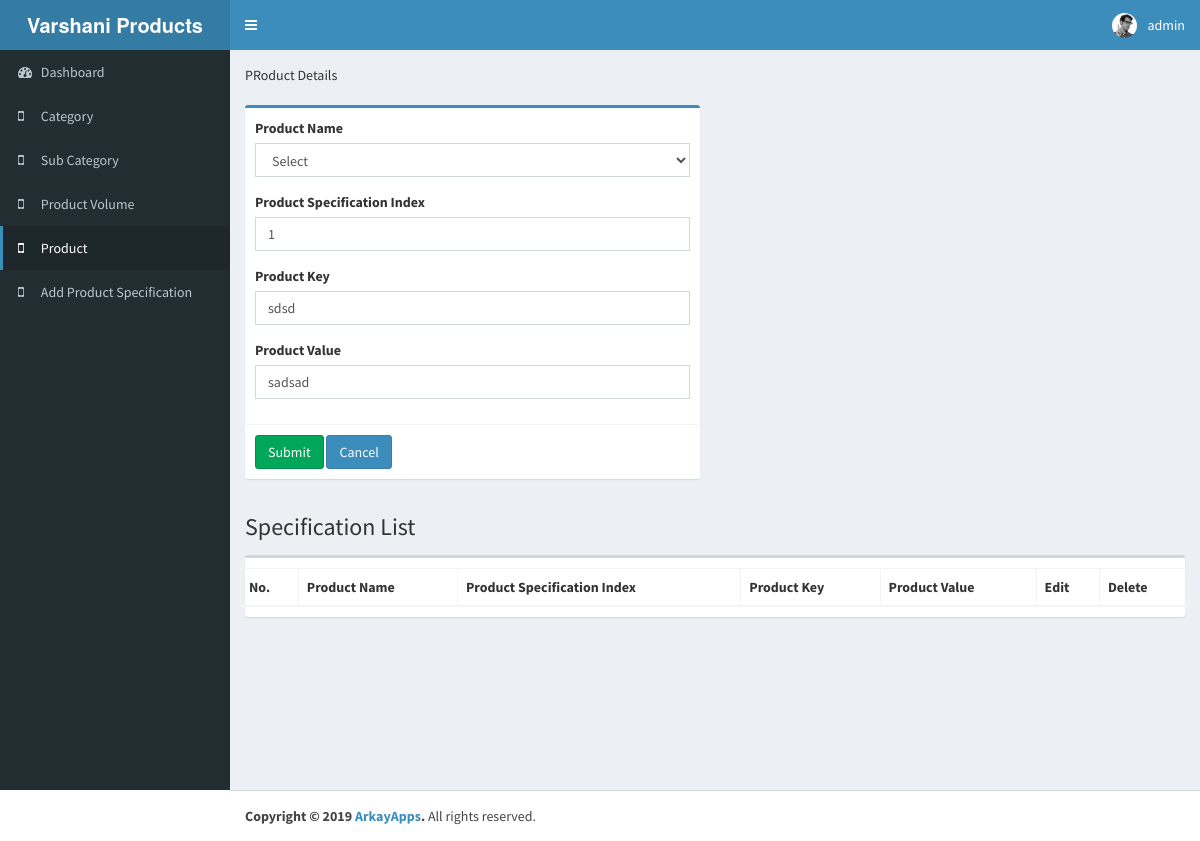
/add_specification.php?id=5 (signed in), run on the app's committed database.
### tables this page shows
CREATE TABLE `product_specification` (
  `ProSpeID` int(11) NOT NULL,
  `ProID` int(11) NOT NULL,
  `ProSpeIndex` int(11) NOT NULL,
  `ProKey` varchar(50) NOT NULL,
  `ProValue` text NOT NULL
);

### include/config.php (called while the page is built, shortened)
<?php
class DbConnect {
    public $link;
    function __construct() {
        $DatabHost = ENVOIRNMENT == 'local' ? LOCAL_DB_SERVER : DB_SERVER;
        $DatabUser = ENVOIRNMENT == 'local' ? LOCAL_DB_SERVER_USERNAME : DB_SERVER_USERNAME;
        $DatabPassword = ENVOIRNMENT == 'local' ? LOCAL_DB_SERVER_PASSWORD : DB_SERVER_PASSWORD;
        $DatabName = ENVOIRNMENT == 'local' ? LOCAL_DB_DATABASE : DB_DATABASE;
        $this->link = @mysqli_connect($DatabHost, $DatabUser, $DatabPassword, $DatabName);
    }
    function QueryGetRow($sql) {
        $sql = trim($sql);
        $result = mysqli_query($this->link, $sql);
        $row = mysqli_fetch_assoc($result);
        return $row;
    }
}
$dbc = new DbConnect();

### add_specification.php (the view, shortened to what this page needs)
<?php
include('include/header.php');
include('include/left.php');
$temp_id = $_GET['id'];
if (isset($_GET['id']) && $_GET['id'] != '') {
    $query = "SELECT * FROM product_specification WHERE ProSpeID=" . $_GET['id'] . "";
    $row = $dbc->QueryGetRow($query);
}
?>
    <div class="content-wrapper">
        <section class="content-header">
            PRoduct Details
        </section>
        <br>
        <div class="row">
            <div class="col-md-12">
                <div class="col-md-6">
                    <div class="box box-primary">
                        <form role="form" id="property_form" method="post" enctype="multipart/form-data">
                            <div class="box-body">
                                <div class="form-group">
                                    <label for="product_name">Product Name</label>
                                    <select class="form-control" name="product_name" id="product_name" >
                                        <option value="">Select</option>
                                    </select>
                                </div>
                                <div class="form-group">
                                    <label for="spe_index">Product Specification Index</label>
                                    <input type="number" class="form-control" name="spe_index" id="spe_index" value="<?php if($temp_id != '') { echo $row['ProSpeIndex']; }?>" >
                                </div>
                                <div class="form-group">
                                    <label for="product_key">Product Key</label>
                                    <input type="text" class="form-control" name="product_key" id="product_key" value="<?php if($temp_id != '') { echo $row['ProKey']; }?>"  >
                                </div>
                                <div class="form-group">
                                    <label for="product_value">Product Value</label>
                                    <input type="text" class="form-control" name="product_value" id="product_value" value="<?php if($temp_id != '') { echo $row['ProValue']; }?>" >
                                </div>
                            </div>
                            <div class="box-footer">
                                <button type="submit" class="btn btn-success" name="submit" id="submit">Submit</button>
                                <a href="product.php" class="btn btn-primary">Cancel</a>
                            </div>
                        </form>
                    </div>
                </div>
            </div>
        </div>
            <section class="content-header">
                <h1>Specification List</h1>
            </section>
            <div class="content">
                <div class="row">
                    <div class="col-xs-12">
                        <div class="box">
                            <div class="row" id="show_product">
                            <form role="form" id="category_form" method="post" enctype="multipart/form-data">
                                <div class="box-body">
                                    <table id="example2" class="table table-bordered table-striped">
                                        <thead>
                                        <tr>
                                            <th>No.</th>
                                            <th>Product Name</th>
                                            <th>Product Specification Index</th>
                                            <th>Product Key</th>
                                            <th>Product Value</th>
                                            <th>Edit</th>
                                            <th>Delete&nbsp;</th>
                                        </tr>
                                        </thead>
                                    </table>
                                </div>
                            </form>
                        </div>
                        </div>
                    </div>
                </div>
            </div>
        </div>
    </div>
<?php
include('include/footer.php');
?>

### data on the page
product_specification: spe_index "1", product_key "sdsd", product_value "sadsad"

### other printed values
APP_NAME "Varshani Products"
$_SESSION['unm'] "admin"
